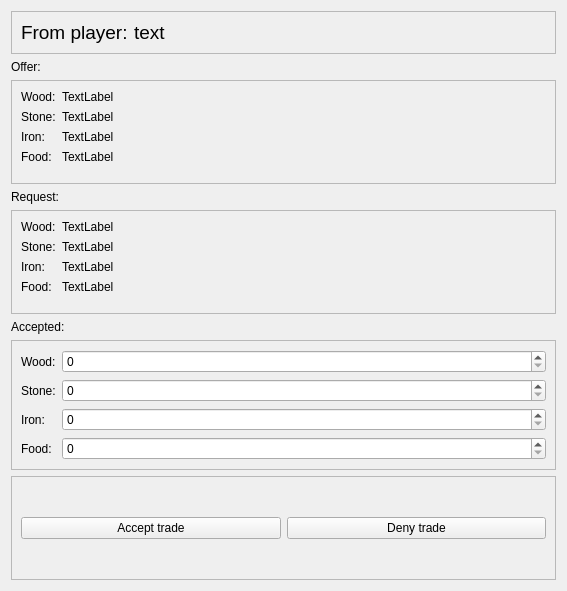
<?xml version="1.0" encoding="UTF-8"?>
<ui version="4.0">
 <class>TradeRequestDisplay</class>
 <widget class="QWidget" name="TradeRequestDisplay">
  <property name="geometry">
   <rect>
    <x>0</x>
    <y>0</y>
    <width>567</width>
    <height>591</height>
   </rect>
  </property>
  <property name="windowTitle">
   <string>Form</string>
  </property>
  <layout class="QVBoxLayout" name="verticalLayout">
   <item>
    <widget class="QFrame" name="frame">
     <property name="sizePolicy">
      <sizepolicy hsizetype="Preferred" vsizetype="Maximum">
       <horstretch>0</horstretch>
       <verstretch>0</verstretch>
      </sizepolicy>
     </property>
     <property name="frameShape">
      <enum>QFrame::StyledPanel</enum>
     </property>
     <property name="frameShadow">
      <enum>QFrame::Raised</enum>
     </property>
     <layout class="QHBoxLayout" name="horizontalLayout">
      <item>
       <widget class="QLabel" name="label">
        <property name="sizePolicy">
         <sizepolicy hsizetype="Maximum" vsizetype="Preferred">
          <horstretch>0</horstretch>
          <verstretch>0</verstretch>
         </sizepolicy>
        </property>
        <property name="font">
         <font>
          <pointsize>14</pointsize>
         </font>
        </property>
        <property name="text">
         <string>From player:</string>
        </property>
       </widget>
      </item>
      <item>
       <widget class="QLabel" name="lb_username">
        <property name="sizePolicy">
         <sizepolicy hsizetype="Minimum" vsizetype="Preferred">
          <horstretch>0</horstretch>
          <verstretch>0</verstretch>
         </sizepolicy>
        </property>
        <property name="font">
         <font>
          <pointsize>14</pointsize>
         </font>
        </property>
        <property name="text">
         <string>text</string>
        </property>
       </widget>
      </item>
     </layout>
    </widget>
   </item>
   <item>
    <widget class="QLabel" name="label_2">
     <property name="sizePolicy">
      <sizepolicy hsizetype="Preferred" vsizetype="Maximum">
       <horstretch>0</horstretch>
       <verstretch>0</verstretch>
      </sizepolicy>
     </property>
     <property name="text">
      <string>Offer:</string>
     </property>
    </widget>
   </item>
   <item>
    <widget class="QFrame" name="frame_2">
     <property name="sizePolicy">
      <sizepolicy hsizetype="Minimum" vsizetype="Preferred">
       <horstretch>0</horstretch>
       <verstretch>0</verstretch>
      </sizepolicy>
     </property>
     <property name="frameShape">
      <enum>QFrame::StyledPanel</enum>
     </property>
     <property name="frameShadow">
      <enum>QFrame::Raised</enum>
     </property>
     <layout class="QFormLayout" name="formLayout">
      <item row="0" column="0">
       <widget class="QLabel" name="label_3">
        <property name="text">
         <string>Wood:</string>
        </property>
       </widget>
      </item>
      <item row="0" column="1">
       <widget class="QLabel" name="lb_woodOffered">
        <property name="text">
         <string>TextLabel</string>
        </property>
       </widget>
      </item>
      <item row="1" column="0">
       <widget class="QLabel" name="label_4">
        <property name="text">
         <string>Stone:</string>
        </property>
       </widget>
      </item>
      <item row="1" column="1">
       <widget class="QLabel" name="lb_stoneOffered">
        <property name="text">
         <string>TextLabel</string>
        </property>
       </widget>
      </item>
      <item row="2" column="0">
       <widget class="QLabel" name="label_5">
        <property name="text">
         <string>Iron:</string>
        </property>
       </widget>
      </item>
      <item row="2" column="1">
       <widget class="QLabel" name="lb_ironOffered">
        <property name="text">
         <string>TextLabel</string>
        </property>
       </widget>
      </item>
      <item row="3" column="0">
       <widget class="QLabel" name="label_6">
        <property name="text">
         <string>Food:</string>
        </property>
       </widget>
      </item>
      <item row="3" column="1">
       <widget class="QLabel" name="lb_foodOffered">
        <property name="text">
         <string>TextLabel</string>
        </property>
       </widget>
      </item>
     </layout>
    </widget>
   </item>
   <item>
    <widget class="QLabel" name="label_7">
     <property name="sizePolicy">
      <sizepolicy hsizetype="Preferred" vsizetype="Maximum">
       <horstretch>0</horstretch>
       <verstretch>0</verstretch>
      </sizepolicy>
     </property>
     <property name="text">
      <string>Request:</string>
     </property>
    </widget>
   </item>
   <item>
    <widget class="QFrame" name="frame_3">
     <property name="sizePolicy">
      <sizepolicy hsizetype="Minimum" vsizetype="Preferred">
       <horstretch>0</horstretch>
       <verstretch>0</verstretch>
      </sizepolicy>
     </property>
     <property name="frameShape">
      <enum>QFrame::StyledPanel</enum>
     </property>
     <property name="frameShadow">
      <enum>QFrame::Raised</enum>
     </property>
     <layout class="QFormLayout" name="formLayout_2">
      <item row="0" column="0">
       <widget class="QLabel" name="label_8">
        <property name="text">
         <string>Wood:</string>
        </property>
       </widget>
      </item>
      <item row="0" column="1">
       <widget class="QLabel" name="lb_woodRequested">
        <property name="text">
         <string>TextLabel</string>
        </property>
       </widget>
      </item>
      <item row="1" column="0">
       <widget class="QLabel" name="label_9">
        <property name="text">
         <string>Stone:</string>
        </property>
       </widget>
      </item>
      <item row="1" column="1">
       <widget class="QLabel" name="lb_stoneRequested">
        <property name="text">
         <string>TextLabel</string>
        </property>
       </widget>
      </item>
      <item row="2" column="0">
       <widget class="QLabel" name="label_10">
        <property name="text">
         <string>Iron:</string>
        </property>
       </widget>
      </item>
      <item row="2" column="1">
       <widget class="QLabel" name="lb_ironRequested">
        <property name="text">
         <string>TextLabel</string>
        </property>
       </widget>
      </item>
      <item row="3" column="0">
       <widget class="QLabel" name="label_11">
        <property name="text">
         <string>Food:</string>
        </property>
       </widget>
      </item>
      <item row="3" column="1">
       <widget class="QLabel" name="lb_foodRequested">
        <property name="text">
         <string>TextLabel</string>
        </property>
       </widget>
      </item>
     </layout>
    </widget>
   </item>
   <item>
    <widget class="QLabel" name="label_12">
     <property name="sizePolicy">
      <sizepolicy hsizetype="Preferred" vsizetype="Maximum">
       <horstretch>0</horstretch>
       <verstretch>0</verstretch>
      </sizepolicy>
     </property>
     <property name="text">
      <string>Accepted:</string>
     </property>
    </widget>
   </item>
   <item>
    <widget class="QFrame" name="frame_4">
     <property name="sizePolicy">
      <sizepolicy hsizetype="Minimum" vsizetype="Preferred">
       <horstretch>0</horstretch>
       <verstretch>0</verstretch>
      </sizepolicy>
     </property>
     <property name="frameShape">
      <enum>QFrame::StyledPanel</enum>
     </property>
     <property name="frameShadow">
      <enum>QFrame::Raised</enum>
     </property>
     <layout class="QFormLayout" name="formLayout_3">
      <item row="0" column="0">
       <widget class="QLabel" name="label_13">
        <property name="text">
         <string>Wood:</string>
        </property>
       </widget>
      </item>
      <item row="1" column="0">
       <widget class="QLabel" name="label_14">
        <property name="text">
         <string>Stone:</string>
        </property>
       </widget>
      </item>
      <item row="2" column="0">
       <widget class="QLabel" name="label_15">
        <property name="text">
         <string>Iron:</string>
        </property>
       </widget>
      </item>
      <item row="3" column="0">
       <widget class="QLabel" name="label_16">
        <property name="text">
         <string>Food:</string>
        </property>
       </widget>
      </item>
      <item row="0" column="1">
       <widget class="QSpinBox" name="sb_woodAccepted">
        <property name="sizePolicy">
         <sizepolicy hsizetype="MinimumExpanding" vsizetype="Fixed">
          <horstretch>0</horstretch>
          <verstretch>0</verstretch>
         </sizepolicy>
        </property>
        <property name="maximum">
         <number>1000000000</number>
        </property>
        <property name="singleStep">
         <number>100</number>
        </property>
       </widget>
      </item>
      <item row="1" column="1">
       <widget class="QSpinBox" name="sb_stoneAccepted">
        <property name="sizePolicy">
         <sizepolicy hsizetype="MinimumExpanding" vsizetype="Fixed">
          <horstretch>0</horstretch>
          <verstretch>0</verstretch>
         </sizepolicy>
        </property>
        <property name="maximum">
         <number>1000000000</number>
        </property>
        <property name="singleStep">
         <number>100</number>
        </property>
       </widget>
      </item>
      <item row="2" column="1">
       <widget class="QSpinBox" name="sb_ironAccepted">
        <property name="sizePolicy">
         <sizepolicy hsizetype="MinimumExpanding" vsizetype="Fixed">
          <horstretch>0</horstretch>
          <verstretch>0</verstretch>
         </sizepolicy>
        </property>
        <property name="maximum">
         <number>1000000000</number>
        </property>
        <property name="singleStep">
         <number>100</number>
        </property>
       </widget>
      </item>
      <item row="3" column="1">
       <widget class="QSpinBox" name="sb_foodAccepted">
        <property name="sizePolicy">
         <sizepolicy hsizetype="MinimumExpanding" vsizetype="Fixed">
          <horstretch>0</horstretch>
          <verstretch>0</verstretch>
         </sizepolicy>
        </property>
        <property name="maximum">
         <number>1000000000</number>
        </property>
        <property name="singleStep">
         <number>100</number>
        </property>
       </widget>
      </item>
     </layout>
    </widget>
   </item>
   <item>
    <widget class="QFrame" name="frame_5">
     <property name="frameShape">
      <enum>QFrame::StyledPanel</enum>
     </property>
     <property name="frameShadow">
      <enum>QFrame::Raised</enum>
     </property>
     <layout class="QHBoxLayout" name="horizontalLayout_2">
      <item>
       <widget class="QPushButton" name="pb_acceptTrade">
        <property name="text">
         <string>Accept trade</string>
        </property>
       </widget>
      </item>
      <item>
       <widget class="QPushButton" name="pb_denyTrade">
        <property name="text">
         <string>Deny trade</string>
        </property>
       </widget>
      </item>
     </layout>
    </widget>
   </item>
  </layout>
 </widget>
 <resources/>
 <connections/>
</ui>
